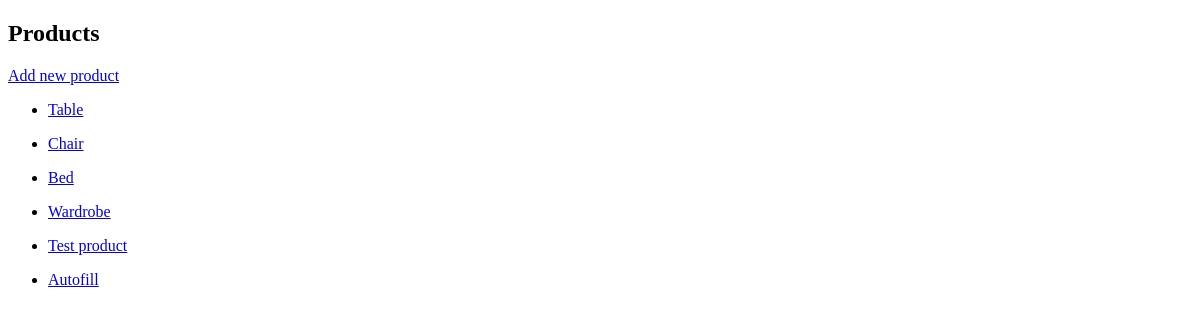
/products/, run on an earlier commit of the app's database.
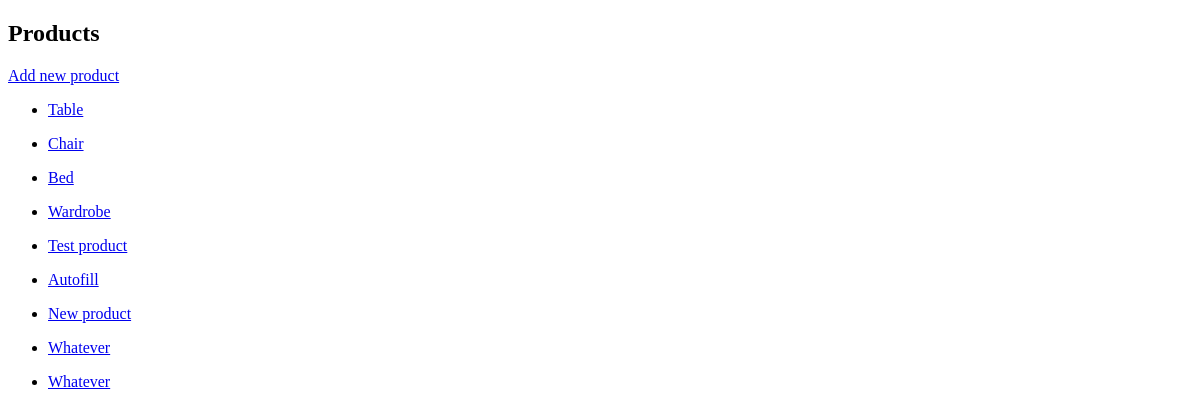
And on a later commit of the database.
### stock/models.py (models this page shows)
class Product(models.Model):
    name = models.CharField(max_length=100)
    stock_parts = models.ManyToManyField(Stock)
    def __str__(self):
        return f'{self.name}'

### stock/views.py (the view)
# urls.py: path('products/', product_page, name='products'),
def product_page(request):
    products = Product.objects.all()
    context = {
        'products': products,
    }
    return render(request, 'products.html', context)

### stock/templates/products.html (shortened to what this page needs)
<!DOCTYPE html>
<html lang="en">
<head>
</head>
<body>
    <h2>Products</h2>
    <a href="{% url 'add_new_product' %}">Add new product</a>
    {% for product in products %}
        <ul>
            <li><a href="{% url 'product-detail' product.id %}">{{ product }}</a></li>
        </ul>
    {% endfor %}
</body>
</html>

What changed in the data, as far as the page shows it:
added Product: name "New product"
added Product: name "Whatever"
added Product: name "Whatever"
